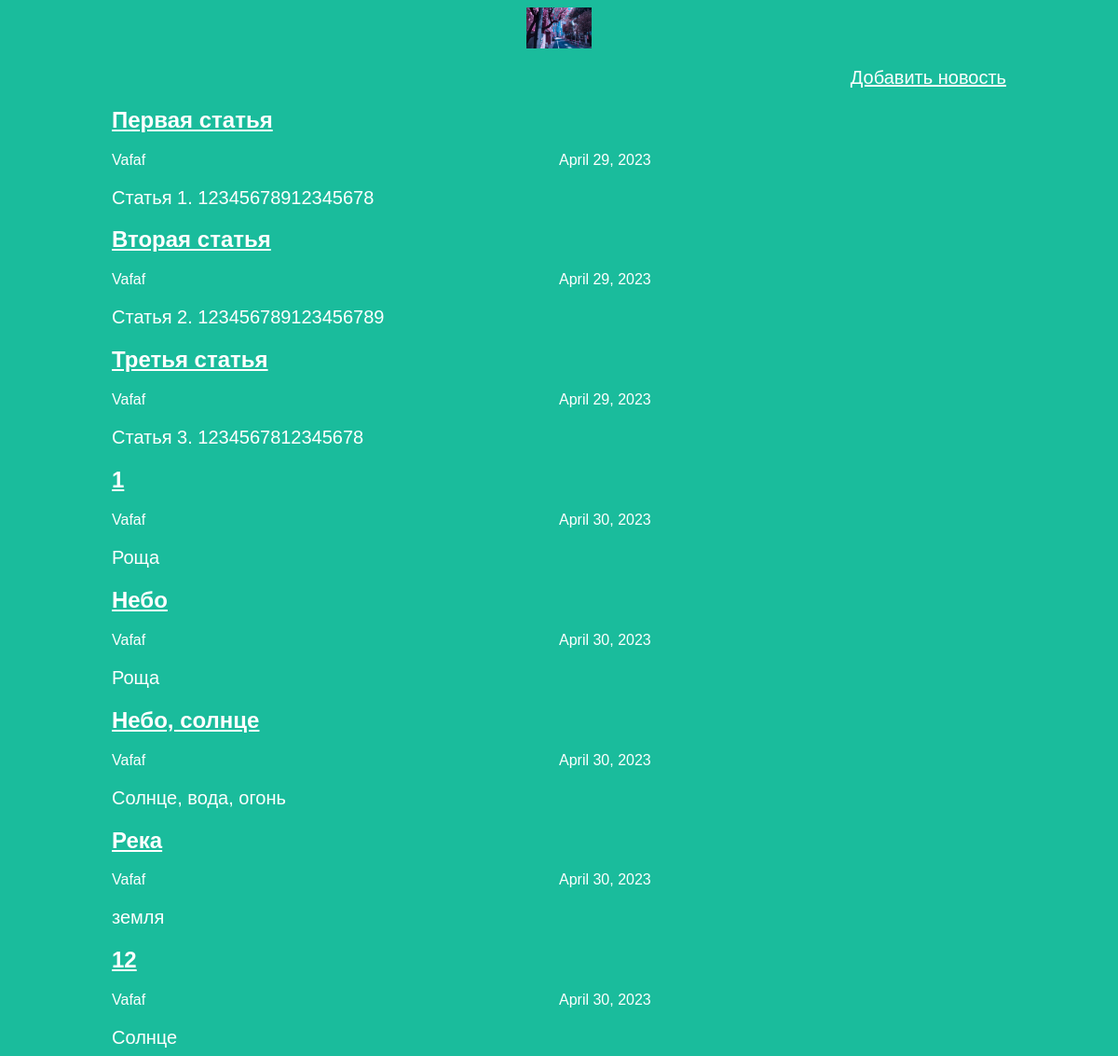
The page / on the database its author committed.
### articles/models.py (models this page shows, shortened)
class Article(models.Model):
    title = models.CharField(max_length=200)
    author = models.ForeignKey(User, on_delete=models.CASCADE)
    text = models.TextField()
    created_date = models.DateField(auto_now_add=True)
    def get_excerpt(self):
        return self.text[:140] + "..." if len(self.text) > 140 else self.text

### articles/views.py (the view)
# urls.py: path('', views.archive, name='home'),
def archive(request):
    return render(request, 'archive.html', {"posts": Article.objects.all()})

### articles/templates/archive.html (shortened to what this page needs)
<!DOCTYPE html>
<html>
<head>
<link rel="stylesheet" href="/static/css/article.css">
</head>
<body>
<div class="header">
    <img src="static/img/135.jpg">
</div>
    <div class="archive">
            <p align="right"><a href="article/new/">Добавить новость</a></p>
    {% for post in posts %}
    <div class="one-post">
        <h2 class="post-title"><a href="article/{{ post.id }}">{{ post.title }}</a></h2>
        <div class="article-info">
            <div class="article-author">{{ post.author.username }}</div>
            <div class="article-created- date">{{ post.created_date }}</div>
        </div>
        <p class="article-text">{{ post.get_excerpt }}</p>
            </div>
        {% endfor %}
     </div>
</body>
</html>

### articles/static/css/article.css (style rules this page uses)
body { background: #1abc9c; font-family: Tahoma, Arial, sans-serif; color: #ffffff; }
a { color: inherit !important; }
p, h4 { font-size: 20px; margin-bottom: 0; }
img { height: 30px; width: auto; }
.header img { display: block; width: 70px; margin: auto; height: auto; }
.archive { width: 960px; margin-left: auto; margin-right: auto; }
.post-title a { color: #ffffff; }
.article-author { width: 50%; float: left; }

### rows shown on the page
Article: title "Первая статья", author.username "Vafaf", created_date "April 29, 2023", get_excerpt "Статья 1. 12345678912345678"
Article: title "Вторая статья", author.username "Vafaf", created_date "April 29, 2023", get_excerpt "Статья 2. 123456789123456789"
Article: title "Третья статья", author.username "Vafaf", created_date "April 29, 2023", get_excerpt "Статья 3. 1234567812345678"
Article: title "1", author.username "Vafaf", created_date "April 30, 2023", get_excerpt "Роща"
Article: title "Небо", author.username "Vafaf", created_date "April 30, 2023", get_excerpt "Роща"
Article: title "Небо, солнце", author.username "Vafaf", created_date "April 30, 2023", get_excerpt "Солнце, вода, огонь"
Article: title "Река", author.username "Vafaf", created_date "April 30, 2023", get_excerpt "земля"
Article: title "12", author.username "Vafaf", created_date "April 30, 2023", get_excerpt "Солнце"
